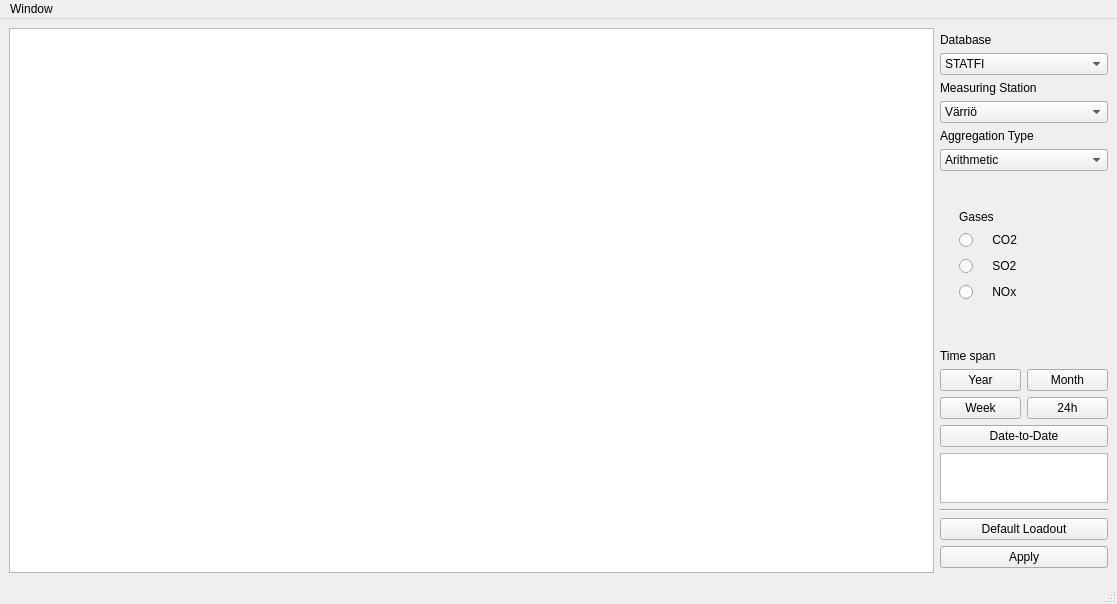
<?xml version="1.0" encoding="UTF-8"?>
<ui version="4.0">
 <class>ChartWindow</class>
 <widget class="QMainWindow" name="ChartWindow">
  <property name="geometry">
   <rect>
    <x>0</x>
    <y>0</y>
    <width>1117</width>
    <height>604</height>
   </rect>
  </property>
  <property name="windowTitle">
   <string>ChartWindow</string>
  </property>
  <widget class="QWidget" name="centralwidget">
   <layout class="QHBoxLayout" name="horizontalLayout">
    <item>
     <widget class="QChartView" name="chartView"/>
    </item>
    <item>
     <layout class="QVBoxLayout" name="verticalLayout">
      <item>
       <spacer name="verticalSpacer_4">
        <property name="orientation">
         <enum>Qt::Vertical</enum>
        </property>
        <property name="sizeType">
         <enum>QSizePolicy::Maximum</enum>
        </property>
        <property name="sizeHint" stdset="0">
         <size>
          <width>20</width>
          <height>40</height>
         </size>
        </property>
       </spacer>
      </item>
      <item>
       <widget class="QLabel" name="databaseLabel">
        <property name="text">
         <string>Database</string>
        </property>
       </widget>
      </item>
      <item>
       <widget class="QComboBox" name="databaseCombo">
        <item>
         <property name="text">
          <string>STATFI</string>
         </property>
        </item>
        <item>
         <property name="text">
          <string>SMEAR</string>
         </property>
        </item>
       </widget>
      </item>
      <item>
       <widget class="QLabel" name="stationLabel">
        <property name="text">
         <string>Measuring Station</string>
        </property>
       </widget>
      </item>
      <item>
       <widget class="QComboBox" name="stationCombo">
        <item>
         <property name="text">
          <string>Värriö</string>
         </property>
        </item>
        <item>
         <property name="text">
          <string>Hyytiälä</string>
         </property>
        </item>
        <item>
         <property name="text">
          <string>Kumpula</string>
         </property>
        </item>
       </widget>
      </item>
      <item>
       <widget class="QLabel" name="aggregationLabel">
        <property name="sizePolicy">
         <sizepolicy hsizetype="Preferred" vsizetype="Preferred">
          <horstretch>0</horstretch>
          <verstretch>0</verstretch>
         </sizepolicy>
        </property>
        <property name="text">
         <string>Aggregation Type</string>
        </property>
       </widget>
      </item>
      <item>
       <widget class="QComboBox" name="aggregationCombo">
        <item>
         <property name="text">
          <string>Arithmetic</string>
         </property>
        </item>
        <item>
         <property name="text">
          <string>Geometric</string>
         </property>
        </item>
        <item>
         <property name="text">
          <string>Sum</string>
         </property>
        </item>
        <item>
         <property name="text">
          <string>Median</string>
         </property>
        </item>
        <item>
         <property name="text">
          <string>Min</string>
         </property>
        </item>
        <item>
         <property name="text">
          <string>Max</string>
         </property>
        </item>
        <item>
         <property name="text">
          <string>Availabiliy</string>
         </property>
        </item>
        <item>
         <property name="text">
          <string>Circular</string>
         </property>
        </item>
       </widget>
      </item>
      <item>
       <spacer name="verticalSpacer_8">
        <property name="orientation">
         <enum>Qt::Vertical</enum>
        </property>
        <property name="sizeType">
         <enum>QSizePolicy::Fixed</enum>
        </property>
        <property name="sizeHint" stdset="0">
         <size>
          <width>20</width>
          <height>10</height>
         </size>
        </property>
       </spacer>
      </item>
      <item>
       <layout class="QHBoxLayout" name="horizontalLayout_3">
        <property name="topMargin">
         <number>14</number>
        </property>
        <item>
         <widget class="QStackedWidget" name="stackedBoxes">
          <property name="sizePolicy">
           <sizepolicy hsizetype="Maximum" vsizetype="Maximum">
            <horstretch>0</horstretch>
            <verstretch>0</verstretch>
           </sizepolicy>
          </property>
          <property name="currentIndex">
           <number>0</number>
          </property>
          <widget class="QWidget" name="smearBox">
           <layout class="QVBoxLayout" name="verticalLayout_5">
            <item>
             <widget class="QLabel" name="gasesLabel">
              <property name="text">
               <string>Gases</string>
              </property>
             </widget>
            </item>
            <item>
             <widget class="QRadioButton" name="co2Radio">
              <property name="text">
               <string>    CO2</string>
              </property>
             </widget>
            </item>
            <item>
             <widget class="QRadioButton" name="so2Radio">
              <property name="text">
               <string>    SO2</string>
              </property>
             </widget>
            </item>
            <item>
             <widget class="QRadioButton" name="noxRadio">
              <property name="text">
               <string>    NOx</string>
              </property>
             </widget>
            </item>
            <item>
             <spacer name="verticalSpacer_2">
              <property name="orientation">
               <enum>Qt::Vertical</enum>
              </property>
              <property name="sizeType">
               <enum>QSizePolicy::Expanding</enum>
              </property>
              <property name="sizeHint" stdset="0">
               <size>
                <width>20</width>
                <height>40</height>
               </size>
              </property>
             </spacer>
            </item>
           </layout>
          </widget>
          <widget class="QWidget" name="statfiBox">
           <layout class="QVBoxLayout" name="verticalLayout_6">
            <item>
             <widget class="QLabel" name="datasetsLabel">
              <property name="text">
               <string>CO2 Data sets</string>
              </property>
             </widget>
            </item>
            <item>
             <widget class="QRadioButton" name="co2DataRadio">
              <property name="text">
               <string>    CO2</string>
              </property>
             </widget>
            </item>
            <item>
             <widget class="QRadioButton" name="intensityRadio">
              <property name="text">
               <string>    Intensity</string>
              </property>
             </widget>
            </item>
            <item>
             <widget class="QRadioButton" name="indexedRadio">
              <property name="text">
               <string>    Indexed</string>
              </property>
             </widget>
            </item>
            <item>
             <widget class="QRadioButton" name="indexedIntensityRadio">
              <property name="text">
               <string>    Indexed Intentisy</string>
              </property>
             </widget>
            </item>
            <item>
             <spacer name="verticalSpacer_7">
              <property name="orientation">
               <enum>Qt::Vertical</enum>
              </property>
              <property name="sizeHint" stdset="0">
               <size>
                <width>20</width>
                <height>40</height>
               </size>
              </property>
             </spacer>
            </item>
           </layout>
          </widget>
         </widget>
        </item>
       </layout>
      </item>
      <item>
       <layout class="QHBoxLayout" name="horizontalLayout_2"/>
      </item>
      <item>
       <layout class="QGridLayout" name="gridLayout">
        <item row="1" column="0">
         <widget class="QPushButton" name="yearButton">
          <property name="sizePolicy">
           <sizepolicy hsizetype="Minimum" vsizetype="Fixed">
            <horstretch>0</horstretch>
            <verstretch>0</verstretch>
           </sizepolicy>
          </property>
          <property name="text">
           <string>Year</string>
          </property>
         </widget>
        </item>
        <item row="1" column="1">
         <widget class="QPushButton" name="monthButton">
          <property name="text">
           <string>Month</string>
          </property>
         </widget>
        </item>
        <item row="2" column="0">
         <widget class="QPushButton" name="weekButton">
          <property name="text">
           <string>Week</string>
          </property>
         </widget>
        </item>
        <item row="2" column="1">
         <widget class="QPushButton" name="dayButton">
          <property name="text">
           <string>24h</string>
          </property>
         </widget>
        </item>
        <item row="0" column="0">
         <widget class="QLabel" name="spanLabel">
          <property name="text">
           <string>Time span</string>
          </property>
         </widget>
        </item>
       </layout>
      </item>
      <item>
       <widget class="QPushButton" name="timeButton">
        <property name="text">
         <string>Date-to-Date</string>
        </property>
       </widget>
      </item>
      <item>
       <spacer name="verticalSpacer_9">
        <property name="orientation">
         <enum>Qt::Vertical</enum>
        </property>
        <property name="sizeType">
         <enum>QSizePolicy::Maximum</enum>
        </property>
        <property name="sizeHint" stdset="0">
         <size>
          <width>40</width>
          <height>10</height>
         </size>
        </property>
       </spacer>
      </item>
      <item>
       <widget class="QPlainTextEdit" name="selected_time_display">
        <property name="sizePolicy">
         <sizepolicy hsizetype="Fixed" vsizetype="Expanding">
          <horstretch>0</horstretch>
          <verstretch>0</verstretch>
         </sizepolicy>
        </property>
        <property name="maximumSize">
         <size>
          <width>168</width>
          <height>50</height>
         </size>
        </property>
       </widget>
      </item>
      <item>
       <widget class="Line" name="verticalLine">
        <property name="orientation">
         <enum>Qt::Horizontal</enum>
        </property>
       </widget>
      </item>
      <item>
       <spacer name="verticalSpacer_10">
        <property name="orientation">
         <enum>Qt::Vertical</enum>
        </property>
        <property name="sizeType">
         <enum>QSizePolicy::Maximum</enum>
        </property>
        <property name="sizeHint" stdset="0">
         <size>
          <width>40</width>
          <height>10</height>
         </size>
        </property>
       </spacer>
      </item>
      <item>
       <widget class="QPushButton" name="defaultButton">
        <property name="text">
         <string>Default Loadout</string>
        </property>
       </widget>
      </item>
      <item>
       <widget class="QPushButton" name="applyButton">
        <property name="text">
         <string>Apply</string>
        </property>
       </widget>
      </item>
      <item>
       <spacer name="verticalSpacer">
        <property name="orientation">
         <enum>Qt::Vertical</enum>
        </property>
        <property name="sizeType">
         <enum>QSizePolicy::Expanding</enum>
        </property>
        <property name="sizeHint" stdset="0">
         <size>
          <width>20</width>
          <height>40</height>
         </size>
        </property>
       </spacer>
      </item>
     </layout>
    </item>
   </layout>
  </widget>
  <widget class="QMenuBar" name="menubar">
   <property name="geometry">
    <rect>
     <x>0</x>
     <y>0</y>
     <width>1117</width>
     <height>20</height>
    </rect>
   </property>
   <widget class="QMenu" name="menuWindow">
    <property name="title">
     <string>Window</string>
    </property>
    <addaction name="actionNewWindow"/>
    <addaction name="actionChooseLoadout"/>
    <addaction name="actionSaveLoadout"/>
    <addaction name="separator"/>
    <addaction name="actionPic"/>
    <addaction name="actionCloseWindow"/>
   </widget>
   <addaction name="menuWindow"/>
  </widget>
  <widget class="QStatusBar" name="statusbar"/>
  <action name="actionNewWindow">
   <property name="text">
    <string>New Window</string>
   </property>
  </action>
  <action name="actionChooseLoadout">
   <property name="text">
    <string>Choose Loadout</string>
   </property>
  </action>
  <action name="actionSaveLoadout">
   <property name="text">
    <string>Save Loadout</string>
   </property>
  </action>
  <action name="actionPic">
   <property name="text">
    <string>Save chart as a picture</string>
   </property>
  </action>
  <action name="actionCloseWindow">
   <property name="text">
    <string>Close Window</string>
   </property>
  </action>
 </widget>
 <customwidgets>
  <customwidget>
   <class>QChartView</class>
   <extends>QGraphicsView</extends>
   <header>QtCharts</header>
  </customwidget>
 </customwidgets>
 <resources/>
 <connections/>
</ui>
